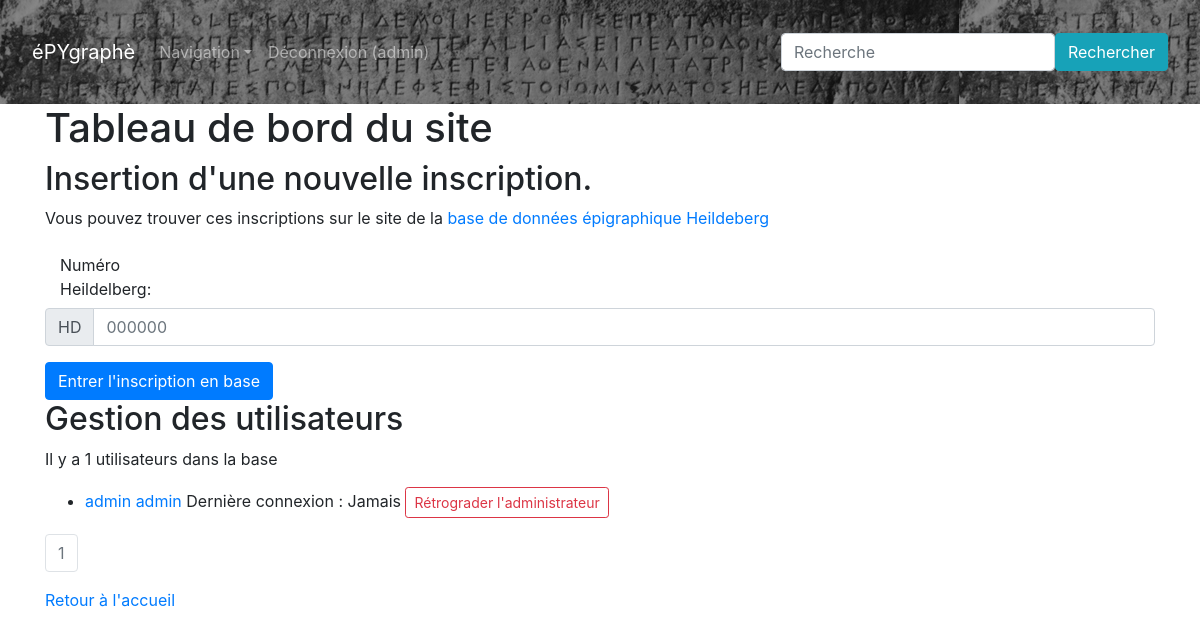
Page /admin (signed in) on the earlier database version.
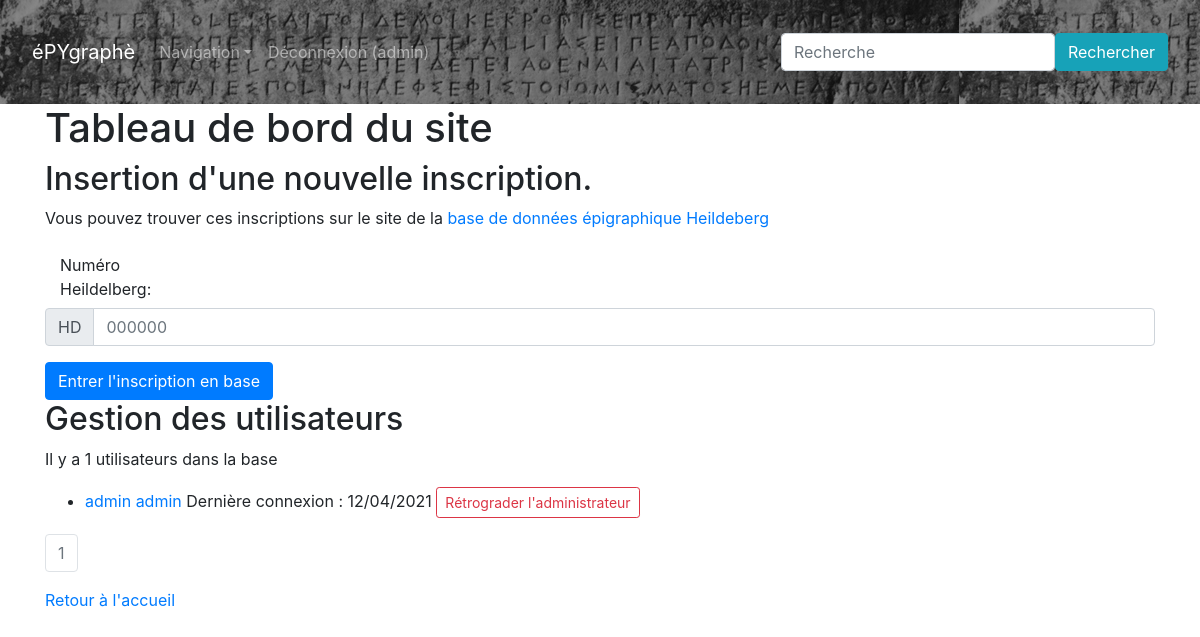
Same page on the later database version.
### Epygraphe/models/utilisateur.py (models this page shows, shortened)
class User(UserMixin, db.Model):
    user_id = db.Column(db.Integer, unique=True, nullable=False, primary_key=True, autoincrement=True)
    user_prenom = db.Column(db.Text, nullable=False)
    user_nom = db.Column(db.Text, nullable=False)
    user_login = db.Column(db.String(45), nullable=False, unique=True)
    user_email = db.Column(db.Text, nullable=False)
    user_password = db.Column(db.String(45), nullable=False)
    user_is_admin = db.Column(db.Boolean, default=False)
    user_is_mod = db.Column(db.Boolean, default=False)
    user_last_seen = db.Column(db.DateTime)
    comments = db.relationship("Comment", back_populates="user")
    versions = db.relationship("Version", back_populates="user")

### Epygraphe/routes/routes.py (the view, shortened to what this page needs)
@app.route("/admin", methods=["GET", "POST"])
def administrer():
    if not current_user.is_authenticated:
        return redirect("/")
    elif not current_user.user_is_admin:
        return redirect("/")
    else:
        page = request.args.get("page", 1)
        if isinstance(page, str) and page.isdigit():
            page = int(page)
        else:
            page = 1
        utilisateurs = User.query.paginate(page=page, per_page=5)
        return render_template("pages/menu_admin.html", image=IMAGE_SITE, title=TITRE_SITE, utilisateurs=utilisateurs)

### Epygraphe/models/utilisateur.py (called while the page is built)
@login.user_loader
def trouver_utilisateur_via_id(identifiant):
    return User.query.get(int(identifiant))

### Epygraphe/templates/pages/menu_admin.html (shortened to what this page needs)
{% extends "conteneur.html" %}
{% block corps %}
<h1>Tableau de bord du site</h1>
<div>
    <h2>Insertion d'une nouvelle inscription.</h2>
    <p>Vous pouvez trouver ces inscriptions sur le site de la <a href="https://edh-www.adw.uni-heidelberg.de" target="_blank">base de données épigraphique Heildeberg</a></p>
    <form class="form" method="POST" action="{{url_for("administrer", page=page)}}">
    <label for="register-login" class="col-sm-2 col-form-label">Numéro Heildelberg:</label>
    <div class="input-group mb-3">
        <div class="input-group-prepend">
            <span class="input-group-text" id="basic-addon3">HD</span>
        </div>
        <input type="text" class="form-control" placeholder="000000" name="add" aria-label="000000" aria-describedby="basic-addon3">
    </div>
    <div>
        <button type="submit" class="btn btn-primary" name="action" value="add_inscription">Entrer l'inscription en
            base
        </button>
    </div>
    </form>
</div>
<div>
    <h2>Gestion des utilisateurs</h2>
    <p>Il y a {{utilisateurs.total}} utilisateurs dans la base</p>
    <ul>
        {% for utilisateur in utilisateurs.items %}
        <form class="form" method="POST" action="{{url_for("administrer", page=page)}}">
        <li><p><a href="{{url_for('utilisateur', user_id=utilisateur.user_id)}}" class="profile-link">{{utilisateur.user_prenom}} {{utilisateur.user_nom}}</a>
            {% if utilisateur.user_last_seen is none %}
                Dernière connexion : Jamais
            {% else %}
                Dernière connexion : {{utilisateur.user_last_seen.strftime("%d/%m/%Y")}}
            {% endif %}
            {% if utilisateur.user_is_admin %}
                <button type="submit" class="btn btn-outline-danger btn-sm" name="admin" value="{{utilisateur.user_id}}">Rétrograder l'administrateur</button>
            {% endif %}
            </p>
        </li>
        </form>
        {% endfor %}
    </ul>
    <nav aria-label="research-pagination">
        <ul class="pagination">
            {%- for page in utilisateurs.iter_pages() %}
            {% if page %}
            {% if page != utilisateurs.page %}
            <li class="page-item">
                <a class="page-link" href="{{url_for("administrer", page=page)}}">{{page}}</a>
            </li>
            {% else %}
            <li class="page-item active disabled">
                <a class="page-link">{{page}} <span class="sr-only">(actuelle)</span></a>
            </li>
            {% endif %}
            {% else %}
            <li class="page-item disabled">
                <a class="page-link">...</a>
            </li>
            {% endif %}
            {% endfor %}
        </ul>
    </nav>
</div>
<div>
    <p><a href="{{url_for('accueil')}}">Retour à l'accueil</a></p>
</div>
{% endblock %}

### Epygraphe/templates/conteneur.html (shortened to what this page needs)
<!DOCTYPE html>
<html lang="fr">
<head>
    <link rel="stylesheet" href="https://maxcdn.bootstrapcdn.com/bootstrap/4.0.0/css/bootstrap.min.css">
</head>
<body>
    <nav class="navbar navbar-expand-md navbar-dark justify-content-between bg">
        <a class="navbar-brand" href="{{url_for('accueil')}}">{{title}}</a>
        <ul class="navbar-nav mr-auto">
            <div class="nav-item dropdown">
                    <a class="nav-link dropdown-toggle" href="#" id="navbarDropdown" role="button" data-toggle="dropdown" aria-haspopup="true" aria-expanded="false">Navigation</a>
            </div>
            {% if not current_user.is_authenticated %}
            <li class="nav-item dropdown">
                    <a class="nav-link dropdown-toggle" href="#" id="navbarDropdown" role="button" data-toggle="dropdown" aria-haspopup="true" aria-expanded="false">Connexion</a>
                    <div class="dropdown-menu">
                        <form class="px-4 py-3" method="POST" action="{{url_for("connexion")}}">
                            <div class="form-group">
                                <label for="register-login">Login</label>
                                <input type="text" class="form-control" id="register-login" name="login" placeholder="Login">
                            </div>
                            <div class="form-group">
                                <label for="register-password">Password</label>
                                <input type="password" class="form-control" id="register-password" placeholder="Mot de passe" name="motdepasse">
                            </div>
                            <button type="submit" name="connexion" value="{{request.url}}" class="btn btn-primary">Se Connecter</button>
                        </form>
                        <div class="dropdown-divider"></div>
                        <a class="dropdown-item" href="{{url_for("inscription")}}">Vous n'êtes pas inscrit ? S'inscrire</a>
                    </div>
            </li>
            {% else %}
            <li class="nav-item">
                <a class="nav-link" href="{{url_for("deconnexion")}}">Déconnexion ({{current_user.user_prenom}})</a>
            </li>
            {% endif %}
        </ul>
        <form class="form-inline" action="{{url_for("recherche")}}" method="GET">
        <input class="form-control" name="q" type="search" placeholder="Recherche" aria-label="Recherche">
        <button class="btn btn-info" type="submit">Rechercher</button>
        </form>
    </nav>
    <div class="container">
        <div class="row">
            <div class="col">
                {% block corps %}{% endblock %}
            </div>
        </div>
    </div>
</body>
</html>

Differences in the rows shown:
changed User "admin": user_last_seen (not shown) → "12/04/2021"; user_last_seen "Dernière connexion : Jamais" → "Dernière connexion :"
